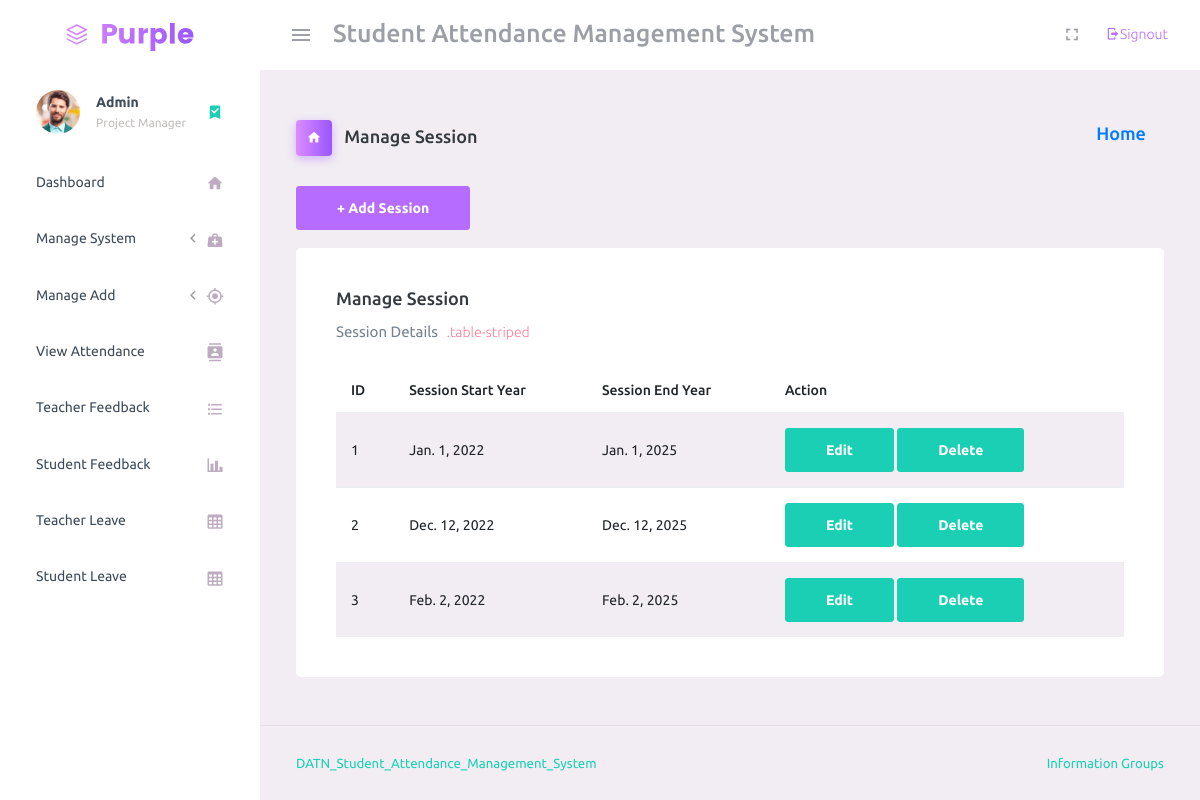
Page /manage_session/ (signed in) on the earlier database version.
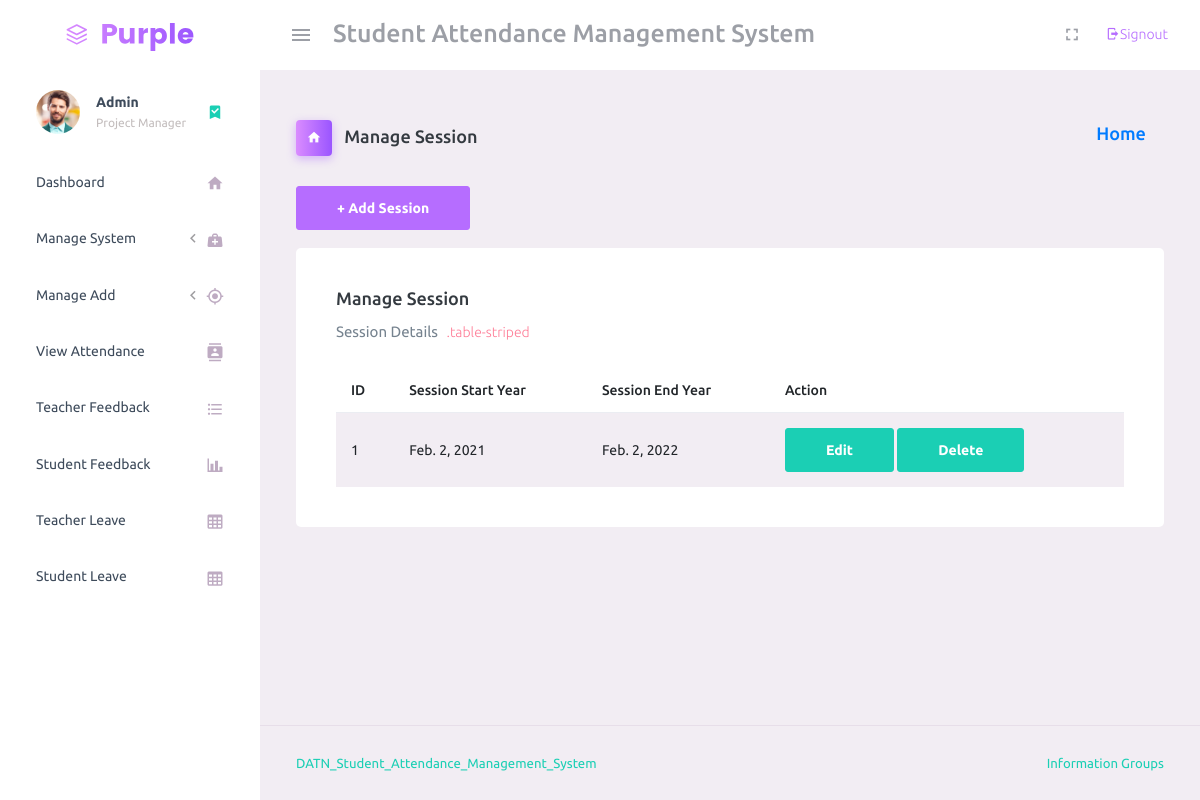
Same page on the later database version.
### student_management_app/models.py (models this page shows)
class SessionYearModel(models.Model):
    id = models.AutoField(primary_key=True)
    session_start_year = models.DateField()
    session_end_year = models.DateField()
    objects = models.Manager()

### student_management_app/HodViews.py (the view)
# urls.py: path('manage_session/', HodViews.manage_session, name="manage_session"),
def manage_session(request):
    session_years = SessionYearModel.objects.all()
    context = {
        "session_years": session_years
    }
    return render(request, "hod_template/manage_session_template.html", context)

### student_management_app/LoginCheckMiddleWare.py (called while the page is built, shortened)
    def process_view(self, request, view_func, view_args, view_kwargs):
        modulename = view_func.__module__
        user = request.user
        if user.is_authenticated:
            if user.user_type == "1":
                if modulename == "student_management_app.HodViews":
                    pass
                elif modulename == "student_management_app.views" or modulename == "django.views.static":
                    pass
                else:
                    return redirect("admin_home")
            else:
                return redirect("login")
        else:
            if request.path == reverse("login") or request.path == reverse("doLogin"):
                pass
            else:
                return redirect("login")

### student_management_app/templates/hod_template/manage_session_template.html (shortened to what this page needs)
{% extends 'hod_template/base_template.html'%}
{% load static %}
{% block page_title %}
Manage Session
{% endblock page_title %}
{% block content %}
    <a class="btn btn-primary" href="{% url 'add_session' %}" role="button">+ Add Session</a> <br/>&nbsp;
    <div class="card">
        <div class="card-body">
            <h4 class="card-title">Manage Session</h4>
            <p class="card-description"> Session Details <code>.table-striped</code>
            </p>
            <table class="table table-striped p-0 card-body">
            <thead>
                <tr>
                <th> ID </th>
                <th> Session Start Year </th>
                <th> Session End Year </th>
                <th> Action </th>
                </tr>
            </thead>
            <tbody>
            {% for session_year in session_years %}
                <tr>
                    <td> {{ session_year.id }}</td>
                    <td> {{ session_year.session_start_year }}</td>
                    <td> {{ session_year.session_end_year }}</td>
                    <td>
                        <a href="{% url 'edit_session' session_year.id %}" class="btn btn-success">Edit</a>
                        <a href="{% url 'delete_session' session_year.id %}" class="btn btn-success">Delete</a>
                    </td>
                </tr>
            {% endfor %}
            </tbody>
            </table>
        </div>
    </div>
{% endblock content %}

Differences in the rows shown:
removed SessionYearModel: id "2", session_start_year "Dec. 12, 2022", session_end_year "Dec. 12, 2025"
removed SessionYearModel: id "3", session_start_year "Feb. 2, 2022", session_end_year "Feb. 2, 2025"
changed SessionYearModel id 1: session_start_year "Jan. 1, 2022" → "Feb. 2, 2021"; session_end_year "Jan. 1, 2025" → "Feb. 2, 2022"
